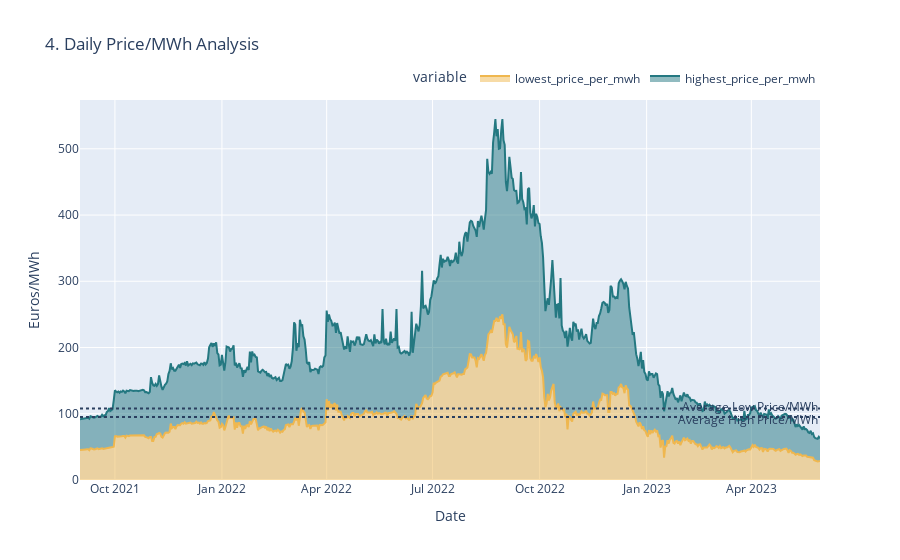

Source (notebook cell):
### Code cell
fig = px.area(daily, x=daily.index, y=["lowest_price_per_mwh","highest_price_per_mwh"],
              title='4. Daily Price/MWh Analysis',
              color_discrete_map={"lowest_price_per_mwh": "#EFB74F",
                                  "highest_price_per_mwh": "#247881"})
fig.add_hline(y=meanGasLow, line_dash="dot",
              annotation_text="Average Low Price/MWh", annotation_position="top right")
fig.add_hline(y=meanGasHigh, line_dash="dot",
              annotation_text="Average High Price/MWh", annotation_position="bottom right")
fig.update_layout(xaxis_title="Date", yaxis_title="Euros/MWh",
                  legend=dict(orientation="h", yanchor="bottom", y=1.02, xanchor="right", x=1))
fig.show()

### Figure 1 — Plotly figure (JSON) as saved in the notebook; plotly's stock layout.template omitted (floating-point values rounded to 4 significant figures; data arrays with more than 128 entries replaced by an {"elided": "..."} marker saying what was removed)
{"data": [{"fillpattern": {"shape": ""}, "hovertemplate": "variable=lowest_price_per_mwh<br>forecast_date=%{x}<br>value=%{y}<extra></extra>", "legendgroup": "lowest_price_per_mwh", "line": {"color": "#EFB74F"}, "marker": {"symbol": "circle"}, "mode": "lines", "name": "lowest_price_per_mwh", "orientation": "v", "showlegend": true, "stackgroup": "1", "type": "scatter", "x": {"elided": "637 str values"}, "xaxis": "x", "y": {"elided": "637 float values"}, "yaxis": "y"}, {"fillpattern": {"shape": ""}, "hovertemplate": "variable=highest_price_per_mwh<br>forecast_date=%{x}<br>value=%{y}<extra></extra>", "legendgroup": "highest_price_per_mwh", "line": {"color": "#247881"}, "marker": {"symbol": "circle"}, "mode": "lines", "name": "highest_price_per_mwh", "orientation": "v", "showlegend": true, "stackgroup": "1", "type": "scatter", "x": {"elided": "637 str values"}, "xaxis": "x", "y": {"elided": "637 float values"}, "yaxis": "y"}], "layout": {"annotations": [{"showarrow": false, "text": "Average Low Price/MWh", "x": 1, "xanchor": "right", "xref": "x domain", "y": 95.04, "yanchor": "bottom", "yref": "y"}, {"showarrow": false, "text": "Average High Price/MWh", "x": 1, "xanchor": "right", "xref": "x domain", "y": 107.8, "yanchor": "top", "yref": "y"}], "legend": {"orientation": "h", "title": {"text": "variable"}, "tracegroupgap": 0, "x": 1, "xanchor": "right", "y": 1.02, "yanchor": "bottom"}, "shapes": [{"line": {"dash": "dot"}, "type": "line", "x0": 0, "x1": 1, "xref": "x domain", "y0": 95.04, "y1": 95.04, "yref": "y"}, {"line": {"dash": "dot"}, "type": "line", "x0": 0, "x1": 1, "xref": "x domain", "y0": 107.8, "y1": 107.8, "yref": "y"}], "title": {"text": "4. Daily Price/MWh Analysis"}, "xaxis": {"anchor": "y", "domain": [0, 1], "title": {"text": "Date"}}, "yaxis": {"anchor": "x", "domain": [0, 1], "title": {"text": "Euros/MWh"}}}}
